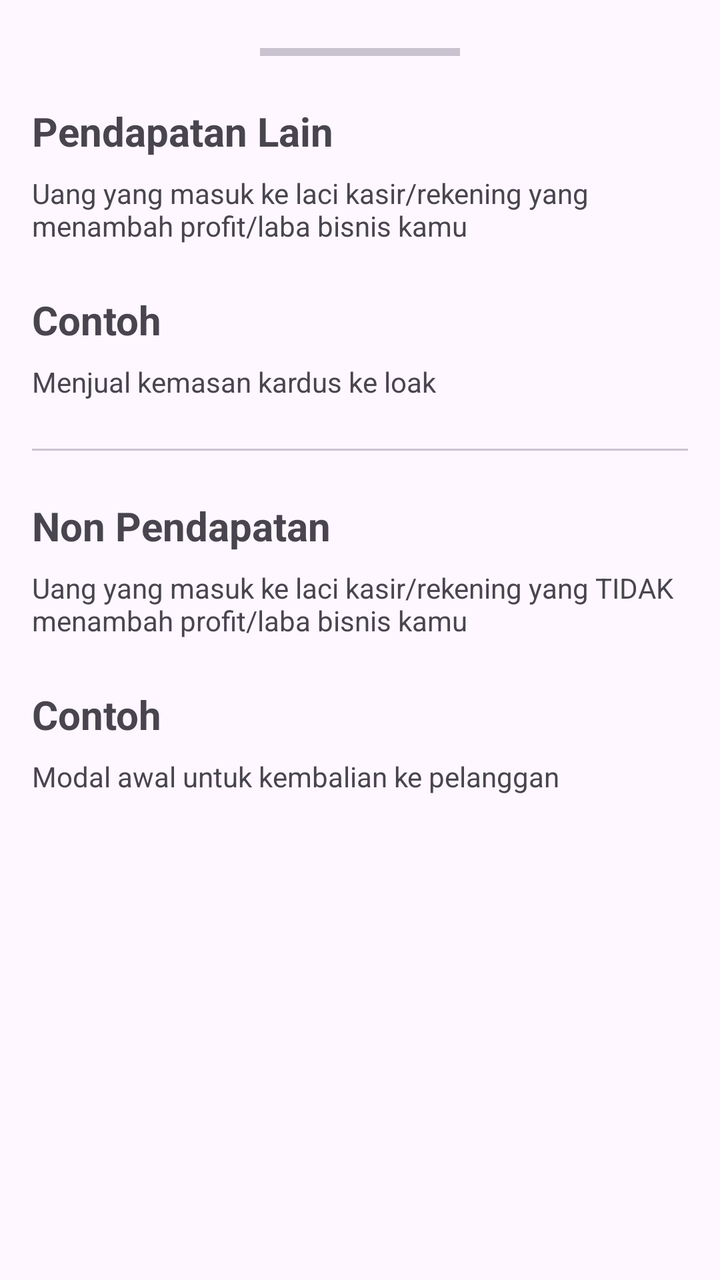
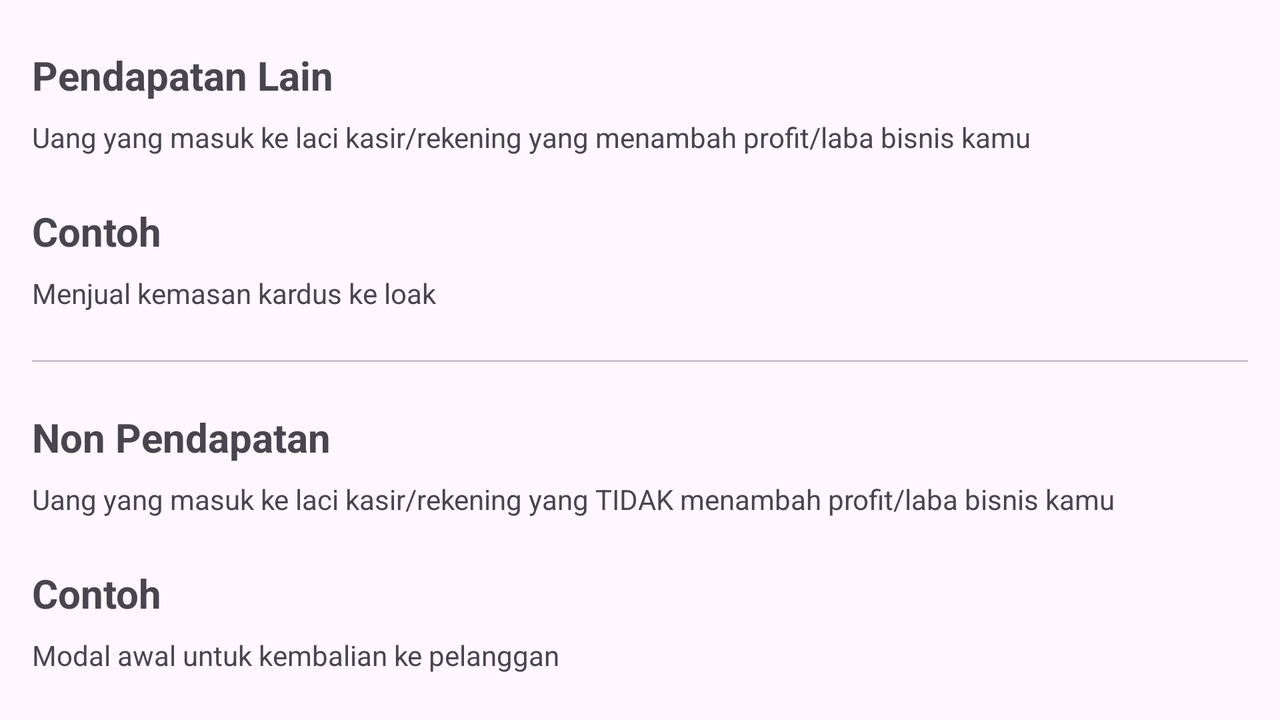

Compare how this app lays out the same screen by default and in its alternative resource folder. The renders come first, then the two layout files and the values they reference.
<!-- AndroidManifest.xml: application theme Theme.TesDua -->
<!-- res/layout/sheet_income_type_info.xml -->
<?xml version="1.0" encoding="utf-8"?>
<androidx.appcompat.widget.LinearLayoutCompat xmlns:android="http://schemas.android.com/apk/res/android"
    android:layout_width="match_parent"
    android:layout_height="wrap_content"
    android:orientation="vertical"
    android:paddingHorizontal="16dp"
    android:paddingVertical="24dp">

    <com.google.android.material.divider.MaterialDivider
        android:layout_width="100dp"
        android:layout_height="4dp"
        android:layout_gravity="center" />

    <TextView
        android:layout_width="wrap_content"
        android:layout_height="wrap_content"
        android:layout_marginTop="24dp"
        android:text="Pendapatan Lain"
        android:textSize="20sp"
        android:textStyle="bold" />

    <TextView
        android:layout_width="wrap_content"
        android:layout_height="wrap_content"
        android:layout_marginTop="8dp"
        android:text="Uang yang masuk ke laci kasir/rekening yang menambah profit/laba bisnis kamu"
        android:textSize="14sp" />

    <TextView
        android:layout_width="wrap_content"
        android:layout_height="wrap_content"
        android:layout_marginTop="24dp"
        android:text="Contoh"
        android:textSize="20sp"
        android:textStyle="bold" />

    <TextView
        android:layout_width="wrap_content"
        android:layout_height="wrap_content"
        android:layout_marginTop="8dp"
        android:text="Menjual kemasan kardus ke loak"
        android:textSize="14sp" />

    <com.google.android.material.divider.MaterialDivider
        android:layout_width="match_parent"
        android:layout_height="wrap_content"
        android:layout_marginTop="24dp" />

    <TextView
        android:layout_width="wrap_content"
        android:layout_height="wrap_content"
        android:layout_marginTop="24dp"
        android:text="Non Pendapatan"
        android:textSize="20sp"
        android:textStyle="bold" />

    <TextView
        android:layout_width="wrap_content"
        android:layout_height="wrap_content"
        android:layout_marginTop="8dp"
        android:text="Uang yang masuk ke laci kasir/rekening yang TIDAK menambah profit/laba bisnis kamu"
        android:textSize="14sp" />

    <TextView
        android:layout_width="wrap_content"
        android:layout_height="wrap_content"
        android:layout_marginTop="24dp"
        android:text="Contoh"
        android:textSize="20sp"
        android:textStyle="bold" />

    <TextView
        android:layout_width="wrap_content"
        android:layout_height="wrap_content"
        android:layout_marginTop="8dp"
        android:text="Modal awal untuk kembalian ke pelanggan"
        android:textSize="14sp" />

</androidx.appcompat.widget.LinearLayoutCompat>
<!-- resources referenced by this layout -->
<resources>
  <style name="Theme.TesDua" parent="Base.Theme.TesDua" />
  <style name="Base.Theme.TesDua" parent="Theme.Material3.DayNight.NoActionBar">
          
          
      </style>
</resources>
<!-- res/layout-land/sheet_income_type_info.xml (the author's variant of the layout above) -->
<!-- drawn on the phone turned sideways -->
<?xml version="1.0" encoding="utf-8"?>
<ScrollView xmlns:android="http://schemas.android.com/apk/res/android"
    android:layout_width="match_parent"
    android:layout_height="match_parent"
    android:paddingHorizontal="16dp"
    android:paddingVertical="24dp">

    <androidx.appcompat.widget.LinearLayoutCompat
        android:layout_width="match_parent"
        android:layout_height="wrap_content"
        android:orientation="vertical">

        <TextView
            android:layout_width="wrap_content"
            android:layout_height="wrap_content"
            android:text="Pendapatan Lain"
            android:textSize="20sp"
            android:textStyle="bold" />

        <TextView
            android:layout_width="wrap_content"
            android:layout_height="wrap_content"
            android:layout_marginTop="8dp"
            android:text="Uang yang masuk ke laci kasir/rekening yang menambah profit/laba bisnis kamu"
            android:textSize="14sp" />

        <TextView
            android:layout_width="wrap_content"
            android:layout_height="wrap_content"
            android:layout_marginTop="24dp"
            android:text="Contoh"
            android:textSize="20sp"
            android:textStyle="bold" />

        <TextView
            android:layout_width="wrap_content"
            android:layout_height="wrap_content"
            android:layout_marginTop="8dp"
            android:text="Menjual kemasan kardus ke loak"
            android:textSize="14sp" />

        <com.google.android.material.divider.MaterialDivider
            android:layout_width="match_parent"
            android:layout_height="wrap_content"
            android:layout_marginTop="24dp" />

        <TextView
            android:layout_width="wrap_content"
            android:layout_height="wrap_content"
            android:layout_marginTop="24dp"
            android:text="Non Pendapatan"
            android:textSize="20sp"
            android:textStyle="bold" />

        <TextView
            android:layout_width="wrap_content"
            android:layout_height="wrap_content"
            android:layout_marginTop="8dp"
            android:text="Uang yang masuk ke laci kasir/rekening yang TIDAK menambah profit/laba bisnis kamu"
            android:textSize="14sp" />

        <TextView
            android:layout_width="wrap_content"
            android:layout_height="wrap_content"
            android:layout_marginTop="24dp"
            android:text="Contoh"
            android:textSize="20sp"
            android:textStyle="bold" />

        <TextView
            android:layout_width="wrap_content"
            android:layout_height="wrap_content"
            android:layout_marginTop="8dp"
            android:text="Modal awal untuk kembalian ke pelanggan"
            android:textSize="14sp" />

    </androidx.appcompat.widget.LinearLayoutCompat>

</ScrollView>
